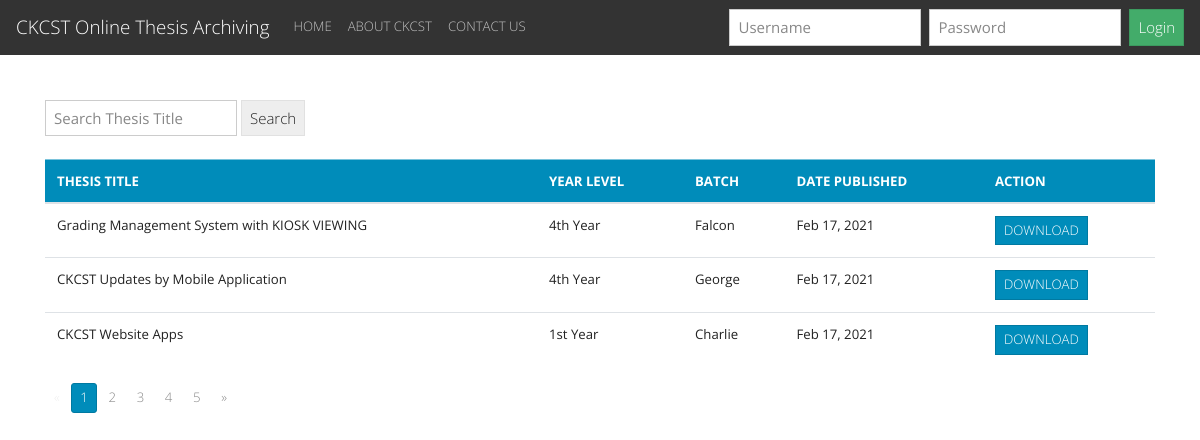
The page /pages/index.php on the database its author committed.
### tables this page shows
CREATE TABLE `archive_list` (
  `books_id` int(11) NOT NULL,
  `title` varchar(255) NOT NULL,
  `year` varchar(255) NOT NULL,
  `batch` varchar(255) NOT NULL,
  `file_name` varchar(255) NOT NULL,
  `date_added` datetime NOT NULL DEFAULT CURRENT_TIMESTAMP
);

### pages/index.php (the view, shortened to what this page needs)
<?php
include_once("../template/header_unlogin.php");
$con = connection();
$sql = "SELECT * FROM archive_list ORDER BY date_added";
$archive = $con->query($sql) or die ($con->error);
$row = $archive->fetch_assoc();
?>
    <form class="form-inline my-2 my-lg-0" action="result_index.php" method="get">
      <input class="form-control mr-sm-1" type="text" placeholder="Search Thesis Title"
      id="search" name="search">
      <button class="btn btn-secondary my-2 my-sm-0" id="search" type="submit">Search</button>
    </form>
    <br>
    <table class = "table table-hover">
        <thead>
            <tr class="table-primary">
                <th>THESIS TITLE</th>
                <th>YEAR LEVEL</th>
                <th>BATCH</th>
                <th>DATE PUBLISHED</th>
                <th>ACTION</th>
            </tr>
        </thead>
        <tbody>
            <?php do{  ?>
                <tr>
                    <td><?php echo $row['title']; ?></td>
                    <td><?php echo $row['year']; ?></td>
                    <td><?php echo $row['batch']; ?></td>
                    <td><?php echo date('M j, Y',strtotime($row['date_added'])); ?></td>
                    <td><a class="btn btn-primary btn-sm" href="downloads.php?file=<?php  echo $row['file_name'];
                    ?>">DOWNLOAD </a>
                </tr>
            <?php }while($row = $archive->fetch_assoc())  ?>
        </tbody>
    </table>
  <ul class="pagination pagination-sm">
    <li class="page-item disabled">
      <a class="page-link" href="#">&laquo;</a>
    </li>
    <li class="page-item active">
      <a class="page-link" href="#">1</a>
    </li>
    <li class="page-item">
      <a class="page-link" href="#">2</a>
    </li>
    <li class="page-item">
      <a class="page-link" href="#">3</a>
    </li>
    <li class="page-item">
      <a class="page-link" href="#">4</a>
    </li>
    <li class="page-item">
      <a class="page-link" href="#">5</a>
    </li>
    <li class="page-item">
      <a class="page-link" href="#">&raquo;</a>
    </li>
  </ul>
</div>
<?php include("../template/footer.php"); ?>

### template/header_unlogin.php (shortened to what this page needs)
<html lang="en">
<head>
    <link rel="stylesheet" href="../css/style-light.min.css">
 </head>
<body>
<nav class="navbar navbar-expand-lg navbar-dark bg-dark">
<a class="navbar-brand" href="">CKCST Online Thesis Archiving</a>
  <div class="collapse navbar-collapse" id="navbarColor02">
    <ul class="navbar-nav mr-auto">
    <li class="nav-item">
        <a class="nav-link" href="<?php echo("../pages/index.php"); ?>">HOME</a>
      </li>
      <li class="nav-item">
        <a class="nav-link" href="<?php echo("../pages/about.php"); ?>">ABOUT CKCST</a>
      </li>
      <li class="nav-item">
        <a class="nav-link" href="<?php echo ("../pages/contact.php"); ?>?">CONTACT US</a>
      </li>
    </ul>
    <ul class="nav navbar-nav navbar-right">
    <form class="form-inline my-2 my-lg-0" method="post">
      <input class="form-control mr-sm-2" placeholder="Username" type="text" name="username">
      <input class="form-control mr-sm-2" placeholder="Password" type="password" name="password">
      <button class="btn btn-success my-2 my-sm-0" type="submit" name="login">Login</button>
    </form>
    </ul>
  </div>
</nav>
<br>
<br>
<div class="container">

### template/footer.php (shortened to what this page needs)
    </body>
</html>

### rows shown on the page
archive_list: title "Grading Management System with KIOSK VIEWING", year "4th Year", batch "Falcon", date_added "Feb 17, 2021"
archive_list: title "CKCST Updates by Mobile Application", year "4th Year", batch "George", date_added "Feb 17, 2021"
archive_list: title "CKCST Website Apps", year "1st Year", batch "Charlie", date_added "Feb 17, 2021"
